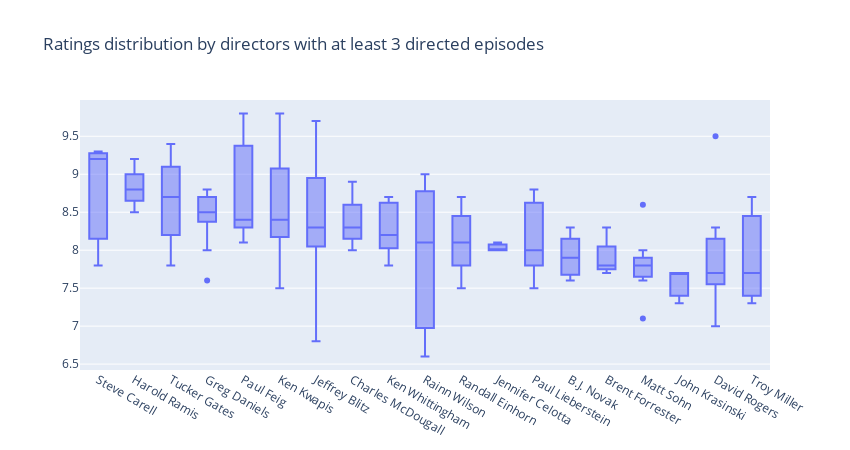

This figure's notebook cell:
### Code cell
plot_box(dirs_at_least_3_data, 'Director', 'Ratings', [], order, 
         'Ratings distribution by directors with at least 3 directed episodes')

### Figure 1 — Plotly figure (JSON) as saved in the notebook; plotly's stock layout.template omitted (floating-point values rounded to 4 significant figures; data arrays with more than 128 entries replaced by an {"elided": "..."} marker saying what was removed)
{"data": [{"alignmentgroup": "True", "hovertemplate": "Director=%{x}<br>Ratings=%{y}<extra></extra>", "legendgroup": "", "marker": {"color": "#636efa"}, "name": "", "notched": false, "offsetgroup": "", "orientation": "v", "showlegend": false, "type": "box", "x": {"elided": "140 str values"}, "x0": " ", "xaxis": "x", "y": {"elided": "140 float values"}, "y0": " ", "yaxis": "y"}], "layout": {"boxmode": "group", "height": 450, "legend": {"tracegroupgap": 0}, "showlegend": false, "title": {"text": "Ratings distribution by directors with at least 3 directed episodes"}, "width": 850, "xaxis": {"anchor": "y", "categoryarray": ["Steve Carell", "Harold Ramis", "Tucker Gates", "Greg Daniels", "Paul Feig", "Ken Kwapis", "Jeffrey Blitz", "Charles McDougall", "Ken Whittingham", "Rainn Wilson", "Randall Einhorn", "Jennifer Celotta", "Paul Lieberstein", "B.J. Novak", "Brent Forrester", "Matt Sohn", "John Krasinski", "David Rogers", "Troy Miller"], "categoryorder": "array", "domain": [0, 1], "showticklabels": true, "title": {}, "visible": true}, "yaxis": {"anchor": "x", "domain": [0, 1], "showticklabels": true, "title": {}, "visible": true}}}
